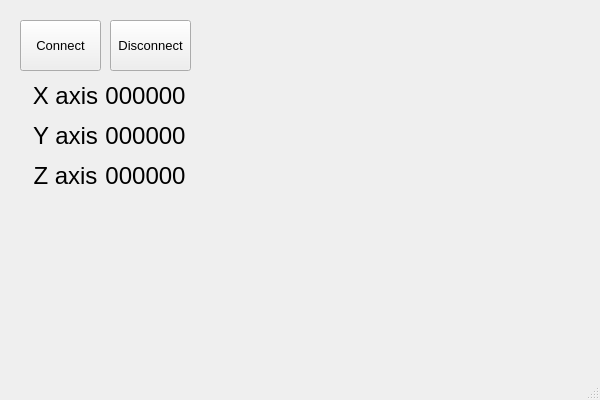
<?xml version="1.0" encoding="UTF-8"?>
<ui version="4.0">
 <class>MainWindow</class>
 <widget class="QMainWindow" name="MainWindow">
  <property name="geometry">
   <rect>
    <x>0</x>
    <y>0</y>
    <width>600</width>
    <height>400</height>
   </rect>
  </property>
  <property name="windowTitle">
   <string>MainWindow</string>
  </property>
  <widget class="QWidget" name="centralWidget">
   <widget class="QLabel" name="label_2">
    <property name="geometry">
     <rect>
      <x>20</x>
      <y>80</y>
      <width>91</width>
      <height>31</height>
     </rect>
    </property>
    <property name="font">
     <font>
      <pointsize>18</pointsize>
     </font>
    </property>
    <property name="text">
     <string>X axis</string>
    </property>
    <property name="alignment">
     <set>Qt::AlignCenter</set>
    </property>
   </widget>
   <widget class="QLabel" name="label_3">
    <property name="geometry">
     <rect>
      <x>20</x>
      <y>120</y>
      <width>91</width>
      <height>31</height>
     </rect>
    </property>
    <property name="font">
     <font>
      <pointsize>18</pointsize>
     </font>
    </property>
    <property name="text">
     <string>Y axis</string>
    </property>
    <property name="alignment">
     <set>Qt::AlignCenter</set>
    </property>
   </widget>
   <widget class="QLabel" name="label_4">
    <property name="geometry">
     <rect>
      <x>20</x>
      <y>160</y>
      <width>91</width>
      <height>31</height>
     </rect>
    </property>
    <property name="font">
     <font>
      <pointsize>18</pointsize>
     </font>
    </property>
    <property name="text">
     <string>Z axis</string>
    </property>
    <property name="alignment">
     <set>Qt::AlignCenter</set>
    </property>
   </widget>
   <widget class="QLabel" name="label_5">
    <property name="geometry">
     <rect>
      <x>100</x>
      <y>80</y>
      <width>91</width>
      <height>31</height>
     </rect>
    </property>
    <property name="font">
     <font>
      <pointsize>18</pointsize>
     </font>
    </property>
    <property name="text">
     <string>000000</string>
    </property>
    <property name="alignment">
     <set>Qt::AlignCenter</set>
    </property>
   </widget>
   <widget class="QLabel" name="label_6">
    <property name="geometry">
     <rect>
      <x>100</x>
      <y>120</y>
      <width>91</width>
      <height>31</height>
     </rect>
    </property>
    <property name="font">
     <font>
      <pointsize>18</pointsize>
     </font>
    </property>
    <property name="text">
     <string>000000</string>
    </property>
    <property name="alignment">
     <set>Qt::AlignCenter</set>
    </property>
   </widget>
   <widget class="QLabel" name="label_7">
    <property name="geometry">
     <rect>
      <x>100</x>
      <y>160</y>
      <width>91</width>
      <height>31</height>
     </rect>
    </property>
    <property name="font">
     <font>
      <pointsize>18</pointsize>
     </font>
    </property>
    <property name="text">
     <string>000000</string>
    </property>
    <property name="alignment">
     <set>Qt::AlignCenter</set>
    </property>
   </widget>
   <widget class="QPushButton" name="connectButton">
    <property name="geometry">
     <rect>
      <x>20</x>
      <y>20</y>
      <width>81</width>
      <height>51</height>
     </rect>
    </property>
    <property name="font">
     <font>
      <pointsize>10</pointsize>
     </font>
    </property>
    <property name="text">
     <string>Connect</string>
    </property>
   </widget>
   <widget class="QPushButton" name="disconnectButton">
    <property name="geometry">
     <rect>
      <x>110</x>
      <y>20</y>
      <width>81</width>
      <height>51</height>
     </rect>
    </property>
    <property name="font">
     <font>
      <pointsize>10</pointsize>
     </font>
    </property>
    <property name="text">
     <string>Disconnect</string>
    </property>
   </widget>
   <widget class="QCustomPlot" name="widget" native="true">
    <property name="geometry">
     <rect>
      <x>210</x>
      <y>80</y>
      <width>371</width>
      <height>261</height>
     </rect>
    </property>
   </widget>
  </widget>
  <widget class="QMenuBar" name="menuBar">
   <property name="geometry">
    <rect>
     <x>0</x>
     <y>0</y>
     <width>600</width>
     <height>22</height>
    </rect>
   </property>
  </widget>
  <widget class="QStatusBar" name="statusBar"/>
 </widget>
 <layoutdefault spacing="6" margin="11"/>
 <customwidgets>
  <customwidget>
   <class>QCustomPlot</class>
   <extends>QWidget</extends>
   <header>qcustomplot.h</header>
   <container>1</container>
  </customwidget>
 </customwidgets>
 <resources/>
 <connections/>
</ui>
